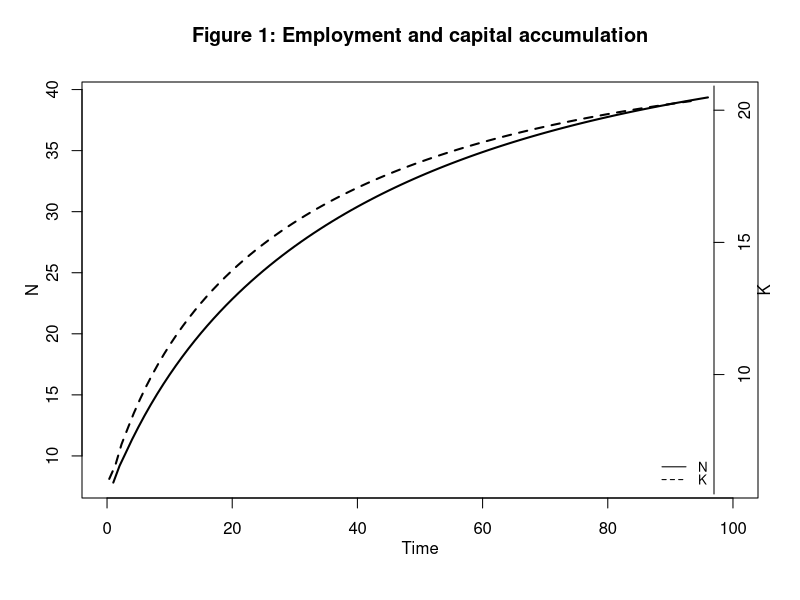
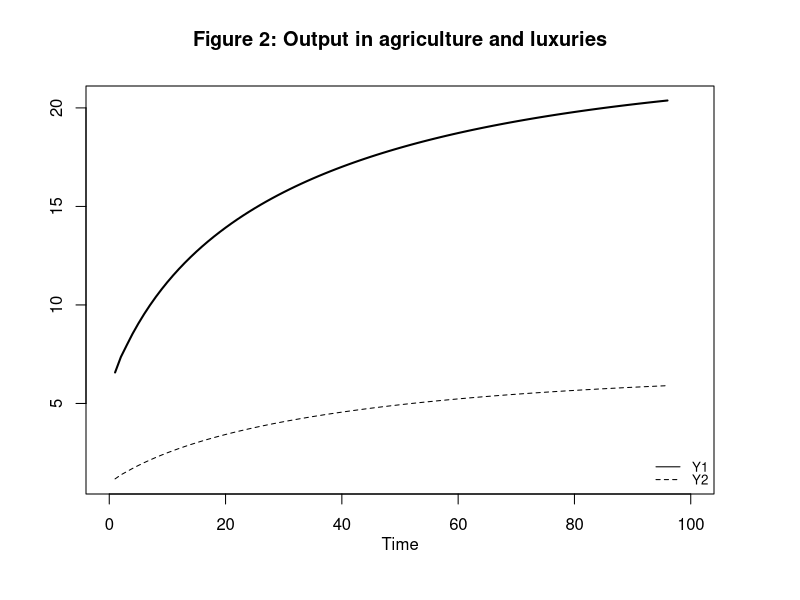
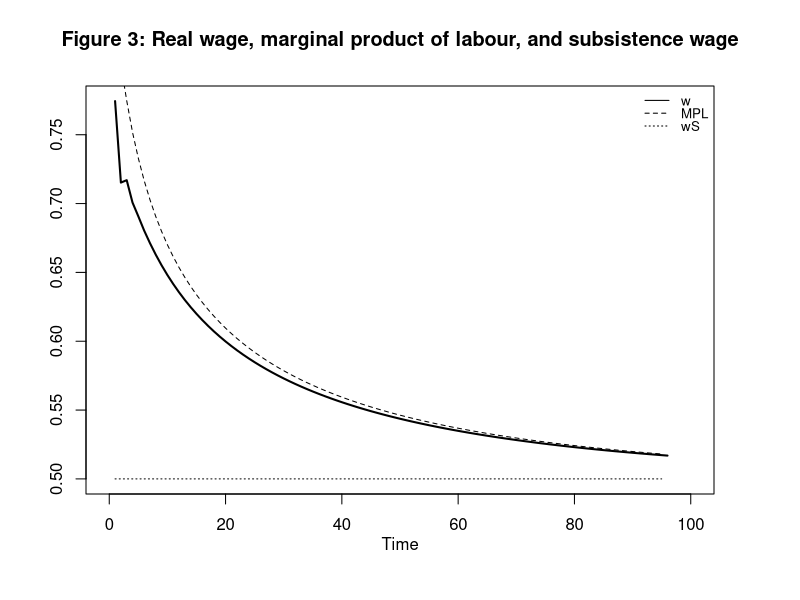
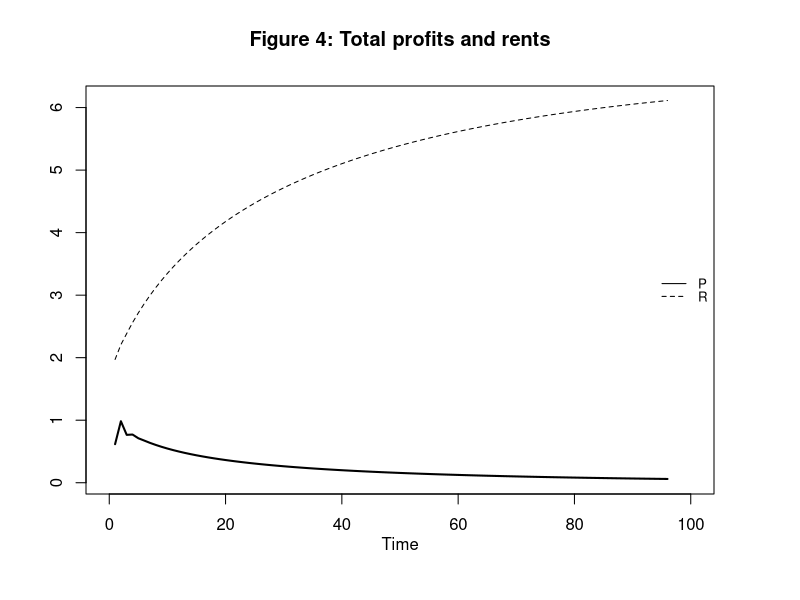
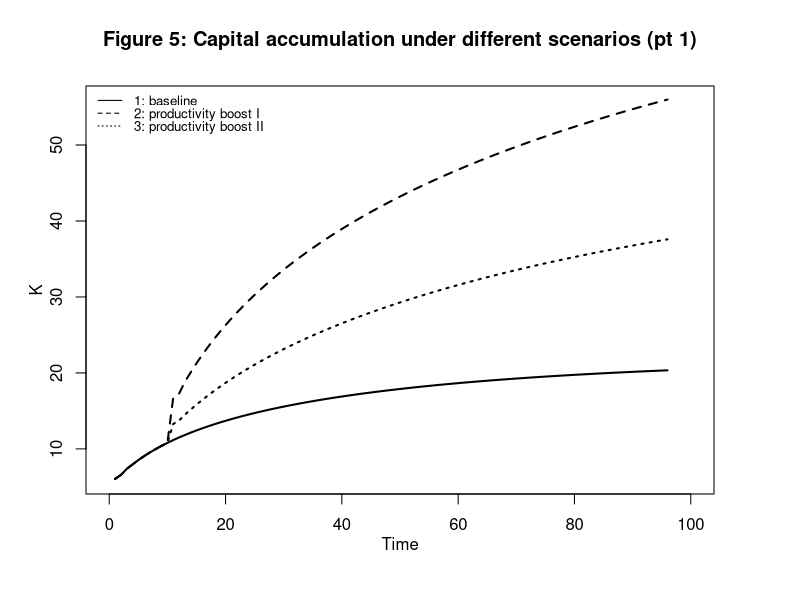
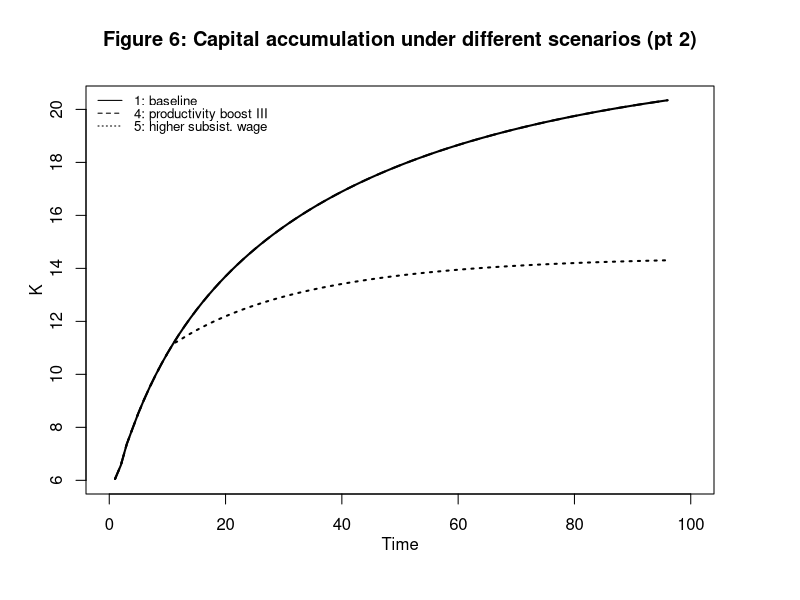
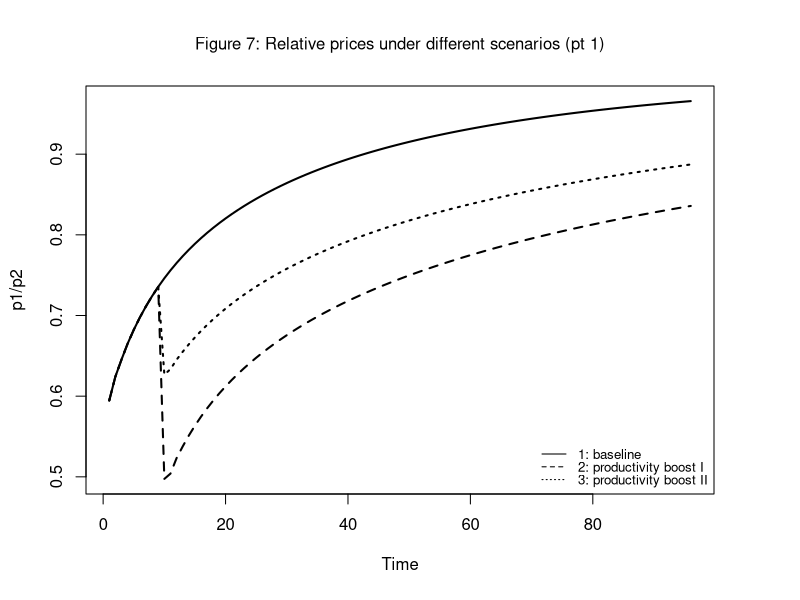
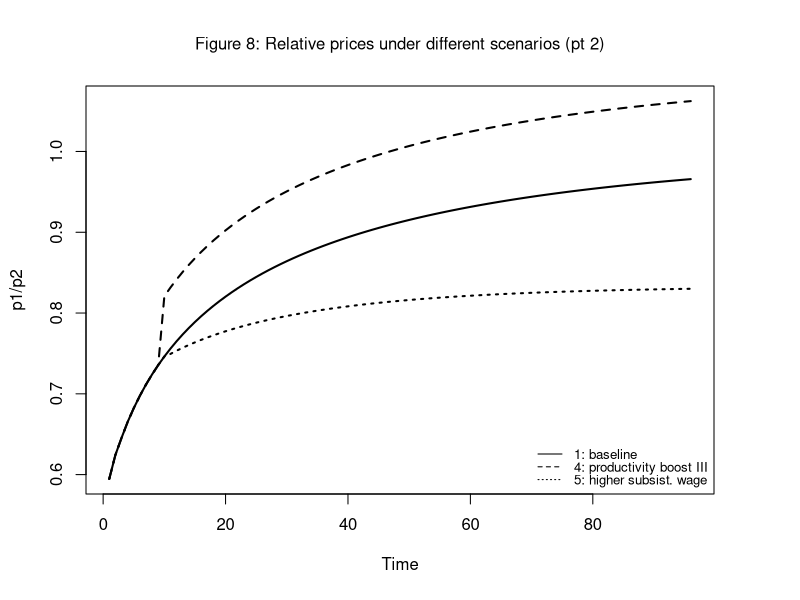

Reproduce these figures in R, in order.
## ---- chunk 1
# Clear the environment
rm(list=ls(all=TRUE))

# Set number of periods
Q=600

# Set number of scenarios (including baseline)
S=5

# Set period in which shock/shift will occur
s=15

# Create (S x Q)-matrices that will contain the simulated data
Y1=matrix(data=1,nrow=S,ncol=Q) # Output in sector 1
Y2=matrix(data=1,nrow=S,ncol=Q) # Output in sector 2
R=matrix(data=1,nrow=S,ncol=Q) # Rent
P=matrix(data=1,nrow=S,ncol=Q) # Qotal profits
P1=matrix(data=1,nrow=S,ncol=Q) # Profits in sector 1
P2=matrix(data=1,nrow=S,ncol=Q) # Profits in sector 2
N=matrix(data=1,nrow=S,ncol=Q) # total employment
N1=matrix(data=1,nrow=S,ncol=Q) # employment in sector 1
N2=matrix(data=1,nrow=S,ncol=Q) # employment in sector 2
w=matrix(data=1,nrow=S,ncol=Q) # real wage
wn=matrix(data=1,nrow=S,ncol=Q) # nominal wage
K=matrix(data=1,nrow=S,ncol=Q) # capital stock
MPL=matrix(data=1,nrow=S,ncol=Q) # marginal product of labour (in sector 1)
r=matrix(data=1,nrow=S,ncol=Q) # profit rate
p1=matrix(data=1,nrow=S,ncol=Q) # price of good from sector 1
p2=matrix(data=1,nrow=S,ncol=Q) # price of good from sector 2
N_eq=vector(length=S)          # equilibrium population
K_eq=vector(length=S)          # equilibrium capital

test=matrix(data=1,nrow=S,ncol=Q) # price of good from sector 2


# Set baseline parameter values
A=matrix(data=2,nrow=S,ncol=Q) # productivity
a1=matrix(data=0.7,nrow=S,ncol=Q) # labour elasticity of output, sector 1
a2=matrix(data=0.5,nrow=S,ncol=Q) # labour coefficient, sector 2
gamma=5 # adjustment speed of population 
beta=1 # Sensitivity of investment with respect to profits
wS=matrix(data=0.5,nrow=S,ncol=Q) # natural wage rate

# Set parameter values for different scenarios
A[2,s:Q]=3     # scenario 2: productivity boost I
a1[3,s:Q]=0.75 # scenario 3: productivity boost II
a2[4,s:Q]=0.55 # scenario 4: productivity boost III
wS[5,s:Q]=0.6  # scenario 5: higher subsistence wage

# Initialise variables such that employment and the capital stock are below the equilibrium
N1[,1]=1
N2[,1]=1
N[,1]=N1[,1]+N2[,1]
K[,1]=1
w[,1]=wS[,1]
Y1[,1]=A[,1]*N1[,1]^(a1[,1])
MPL[,1]=a1[,1]*A[,1]*(N1[,1]^(a1[,1]-1))

# Simulate the model by looping over Q time periods for S different scenarios
for (i in 1:S){

  for (t in 2:Q){
    
    for (iterations in 1:1000){ # run the model 1000-times in each period
      
    #Model equations
      
      #(2) Wage bill (omitted for simplicity)
      #W[i,t]=K[i,t] 

      #(3) Output sector 1
      Y1[i,t] = A[i,t]*(N1[i,t]^a1[i,t])
      
      #(4) Employment sector 1
      N1[i,t] = N[i,t] - N2[i,t]

      #(5) Marginal product of labour (sector 1)
      MPL[i,t]=a1[i,t]*A[i,t]*(N1[i,t]^(a1[i,t]-1))

      #(6) Rent (simplified equation)
      R[i,t]= Y1[i,t]*(1-a1[i,t]) 
      
      #(7) Profits sector 1
      P1[i,t] = Y1[i,t] - R[i,t] - N1[i,t]*w[i,t]

      #(8) Prices sector 1
      p1[i,t] = 1/(MPL[i,t])        

      #(9) Output sector 2
      Y2[i,t]=(p1[i,t]/p2[i,t])*R[i,t]
      
      #(3 Real wage rate
      w[i,t] = K[i,t]/N[i,t] 
      
      #(10) Employment sector 2
      N2[i,t]= Y2[i,t]/a2[i,t]

      #(11) Prices
      p2[i,t] = 1/a2[i,t]

      #(12) Profits sector 2
      P2[i,t] = Y2[i,t] - (p1[i,t]/p2[i,t])*N2[i,t]*w[i,t]

      #(13) Total profits
      P[i,t]=p1[i,t]*Y1[i,t] + p2[i,t]*Y2[i,t] - p1[i,t]*R[i,t] - p1[i,t]*K[i,t]

      #(14) Capital accumulation
      K[i,t]= K[i,t-1] + beta*(P[i,t-1]/p1[i,t-1])
      
      #(8) Employment/population dynamics  
      N[i,t] = N[i,t-1] + gamma*(w[i,t-1] - wS[i,t-1])
      
    } # close iterations loop
  } # close time loop
} # close scenarios loop
## ---- chunk 2
# Set start and end periods for plots
Tmax=100
Tmin=6

## Baseline
#Employment and capital accumulation
plot(N[1, Tmin:(Tmax+1)],type="l", lwd=2, lty=1, xlim=range(0:(Tmax)), ylab = '', xlab = '')
title(main="Figure 1: Employment and capital accumulation",ylab = 'N', xlab = 'Time', cex=0.8, line=2)
par(mar = c(5, 4, 4, 4) + 0.3)
par(new = TRUE)
plot(K[1, Tmin:(Tmax+1)],type="l", col=1, lwd=2, lty=2, font.main=1,cex.main=1,ylab = '', axes=FALSE,
     xlab = '',ylim = range(K[1, Tmin:(Tmax+1)]), cex=0.8)
axis(side = 4, at = pretty(range(K[1, 2:(Tmax+1)])))  
mtext("K", side = 4, line = 2)
legend("bottomright", legend=c("N", "K"),
       lty=1:2, cex=0.8, bty = "n", y.intersp=0.8)

#Output in the two sectors
plot(Y1[1, Tmin:(Tmax+1)],type="l", col=1, lwd=2, lty=1, xlim=range(0:(Tmax)), xlab="", ylab="", ylim=range(Y1[1, Tmin:Tmax],Y2[1, Tmin:(Tmax)])) 
title(main="Figure 2: Output in agriculture and luxuries", xlab = 'Time',cex=0.8 ,line=2)
lines(Y2[1, Tmin:(Tmax+1)],lty=2)
legend("bottomright", legend=c("Y1", "Y2"),
       lty=1:2, cex=0.8, bty = "n", y.intersp=0.8)

# Real wage, MPL, and subsistence wage
plot(w[1, Tmin:(Tmax+1)],type="l", col=1, lwd=2, lty=1, xlim=range(0:(Tmax)), xlab="", ylab="", ylim=range(wS[1, Tmin:Tmax],w[1, Tmin:(Tmax)])) 
title(main="Figure 3: Real wage, marginal product of labour, and subsistence wage", xlab = 'Time',cex=0.8,line=2)
lines(MPL[1, Tmin:Tmax],lty=2)
lines(wS[1, Tmin:Tmax],lty=3)
legend("topright", legend=c("w", "MPL", "wS"),
       lty=1:3, cex=0.8, bty = "n", y.intersp=0.8)

# Total Profits and Rents
plot(P[1, Tmin:(Tmax+1)],type="l", col=1, lwd=2, lty=1, xlim=range(0:(Tmax)), xlab="", ylab="", ylim=range(P[1, Tmin:Tmax],R[1, Tmin:(Tmax)])) 
title(main="Figure 4: Total profits and rents", xlab = 'Time',cex=0.8,line=2)
lines(R[1, Tmin:(Tmax+1)],lty=2)
legend("right", legend=c("P", "R"),
       lty=1:2, cex=0.8, bty = "n", y.intersp=0.8)
## ---- chunk 3
## Scenarios
# Capital accumulation under scenarios 1-3
plot(K[1, Tmin:(Tmax+1)],type="l", lwd=2, lty=1, xlim=range(0:(Tmax)), ylim=range(K[1, Tmin:Tmax], K[2, Tmin:Tmax]), ylab = '', xlab = '')
title(main="Figure 5: Capital accumulation under different scenarios (pt 1)",ylab = 'K', xlab = 'Time',cex=0.8, line=2)
lines(K[2, Tmin:(Tmax+1)],lty=2, lwd=2)
lines(K[3, Tmin:(Tmax+1)],lty=3, lwd=2)
legend("topleft", legend=c("1: baseline","2: productivity boost I", "3: productivity boost II"), lty=1:3, cex=0.8, bty = "n", y.intersp=0.8)

# Capital accumulation under scenarios 1, 4+5
plot(K[1, Tmin:(Tmax+1)],type="l", lwd=2, lty=1, xlim=range(0:(Tmax)), ylim=range(K[1, Tmin:Tmax], K[5, Tmin:Tmax]), ylab = '', xlab = '')
title(main="Figure 6: Capital accumulation under different scenarios (pt 2)",ylab = 'K', xlab = 'Time',cex=0.8, line=2)
lines(K[4, Tmin:(Tmax+1)],lty=2, lwd=2)
lines(K[5, Tmin:(Tmax+1)],lty=3, lwd=2)
legend("topleft", legend=c("1: baseline","4: productivity boost III", "5: higher subsist. wage"), lty=1:3, cex=0.8, bty = "n", y.intersp=0.8)
## ---- chunk 4
# Relative prices under scenarios 1 - 3
relpr=p1/p2
plot(relpr[1, Tmin:(Tmax+1)],type="l", col=1, lwd=2, lty=1, font.main=1,cex.main=1, 
     main="Figure 7: Relative prices under different scenarios (pt 1)",ylab = 'p1/p2',xlab = 'Time',ylim = range(relpr[1, Tmin:(Tmax+1)], relpr[2, Tmin:(Tmax+1)]),cex=0.8)
lines(relpr[2, Tmin:(Tmax+1)],lty=2, lwd=2)
lines(relpr[3, Tmin:(Tmax+1)],lty=3, lwd=2)
legend("bottomright", legend=c("1: baseline", "2: productivity boost I", "3: productivity boost II"),lty=1:3, cex=0.8, bty = "n", y.intersp=0.8)

# Relative prices under scenarios 1, 4-5
plot(relpr[1, Tmin:(Tmax+1)],type="l", col=1, lwd=2, lty=1, font.main=1,cex.main=1, 
     main="Figure 8: Relative prices under different scenarios (pt 2)",ylab = 'p1/p2',xlab = 'Time',ylim = range(relpr[1, Tmin:(Tmax+1)], relpr[4, Tmin:(Tmax+1)]),cex=0.8)
lines(relpr[4, Tmin:(Tmax+1)],lty=2, lwd=2)
lines(relpr[5, Tmin:(Tmax+1)],lty=3, lwd=2)
legend("bottomright", legend=c("1: baseline", "4: productivity boost III", "5: higher subsist. wage"), lty=1:3, cex=0.8, bty = "n", y.intersp=0.8)

## ---- chunk 5
## Create directed graph
# Construct auxiliary Jacobian matrix for 18 variables: 
#(1)Y1 (2)N1 (3)MPL (4)R (5)P1 (6)p1 (7)Y2 (8)w (9)N2 (10)p2 (11)P2
#(12)P (13)K (14)N (15)A (16)a1 (17)a2 (18)wS,
# where non-zero elements in regular Jacobian are set to 1 and zero elements are unchanged

#              1 2 3 4 5 6 7 8 9 10 11 12 13 14 15 16 17 18
M_mat=matrix(c(0,1,0,0,0,0,0,0,0,0, 0, 0, 0, 0, 1, 1, 0, 0, #1
               0,0,0,0,0,0,0,0,1,0, 0, 0, 0, 1, 0, 0, 0, 0, #2
               0,1,0,0,0,0,0,0,0,0, 0, 0, 0, 0, 1, 1, 0, 0, #3
               1,1,1,0,0,0,0,0,0,0, 0, 0, 0, 0, 0, 0, 0, 0, #4
               1,1,0,1,0,0,0,1,0,0, 0, 0, 0, 0, 0, 0, 0, 0, #5
               0,0,1,0,0,0,0,0,0,0, 0, 0, 0, 0, 0, 0, 0, 0, #6
               0,0,0,1,0,0,0,0,0,0, 0, 0, 0, 0, 0, 0, 0, 0, #7
               0,0,0,0,0,0,0,0,0,0, 0, 0, 1, 1, 0, 0, 0, 0, #8
               0,0,0,0,0,0,1,0,0,0, 0, 0, 0, 0, 0, 0, 1, 0, #9
               0,0,0,0,0,0,0,0,0,0, 0, 0, 0, 0, 0, 0, 1, 0, #10
               0,0,0,0,0,0,1,1,1,0, 0, 0, 0, 0, 0, 0, 0, 0, #11 
               0,0,0,0,1,0,0,0,0,0, 1, 0, 0, 0, 0, 0, 0, 0, #12
               0,0,0,0,0,0,0,0,0,0, 0, 1, 0, 0, 0, 0, 0, 0, #13
               0,0,0,0,0,0,0,1,0,0, 0, 0, 0, 0, 0, 0, 0, 1, #14
               0,0,0,0,0,0,0,0,0,0, 0, 0, 0, 0, 0, 0, 0, 0, #15
               0,0,0,0,0,0,0,0,0,0, 0, 0, 0, 0, 0, 0, 0, 0, #16
               0,0,0,0,0,0,0,0,0,0, 0, 0, 0, 0, 0, 0, 0, 0, #17
               0,0,0,0,0,0,0,0,0,0, 0, 0, 0, 0, 0, 0, 0, 0  #18
               ), 18,18, byrow=TRUE)

# Create adjacency matrix from transpose of auxiliary Jacobian 
A_mat=t(M_mat)

# Create and plot directed graph from adjacency matrix
library(igraph)
dg= graph_from_adjacency_matrix(A_mat, mode="directed", weighted= NULL)

# Define node labels
V(dg)$name=c(expression(Y[1]), expression(N[1]), "MPL", "R", expression(P[1]), 
             expression(p[1]), expression(Y[2]), "w", expression(N[2]), 
             expression(p[2]), expression(P[2]), "P", "K", "N", "A", 
             expression(a[1]), expression(a[2]), expression(w^S))

# Plot directed graph
plot(dg, main="Figure 9: Directed Graph of Ricardian Two-Sector Model", vertex.size=14, vertex.color="lightblue", 
     vertex.label.color="black", edge.arrow.size=0.15, edge.width=1.1, edge.size=1.2,
     edge.arrow.width=0.9, edge.color="black", vertex.label.cex=1, 
     vertex.frame.color="NA", margin=-0.05)

## ---- chunk 6
# Calculate equilibrium solutions
for (i in 1:S){
  N_eq[i]=(wS[i,Q]/((a1[i,Q]^a1[i,Q])*A[i,Q]))^(-1/(1-a1[i,Q]))
  K_eq[i]=(a1[i,Q]^a1[i,Q])*A[i,Q]*(wS[i,Q]/((a1[i,Q]^a1[i,Q])*A[i,Q]))^(-a1[i,Q]/(1-a1[i,Q]))
}

# Compare with numerical solutions (here for the example of Y, baseline)
N_eq[1]
N[1,Q]

K_eq[1]
K[1,Q]

### Examine model properties (here for the baseline scenario only)
# Construct Jacobian matrix at the equilibrium 
J=matrix(c(1-beta, 
           beta*a1[1,Q]*wS[1,Q],
           gamma*(wS[1,Q]/((a1[i,Q]^a1[i,Q])*A[1,Q]))^(1/(1-a1[1,Q])),
           1-gamma*(a1[i,Q]^a1[i,Q])*A[1,Q]*(wS[1,Q]/((a1[i,Q]^a1[i,Q])*A[1,Q]))^((2-a1[1,Q])/(1-a1[1,Q]))), 2, 2, byrow=TRUE)

# Obtain eigenvalues
ev=eigen(J)
(values = ev$values)

# Obtain determinant and trace
det=det(J)      # determinant
tr=sum(diag(J)) # trace

#Check stability conditions
print(1+tr+det>0)
print(1-tr+det>0)
print(1-det>0)

# Check specific stability condition for the case beta=1
for (i in 1:S){
print(paste0("Scenario ", i, ":"))
print(2-gamma*((a1[i,Q]^a1[i,Q])*A[i,Q]*(wS[i,Q]/(((a1[i,Q]^a1[i,Q])*A[i,Q])))^((2-a1[i,Q])/(1-a1[i,Q]))) + a1[i,Q]*wS[i,Q]*(wS[i,Q]/(((a1[i,Q]^a1[i,Q])*A[i,Q]))^(1/(1-a1[i,Q])))>0)
}
